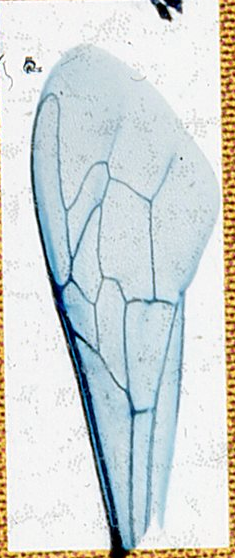
#> input picture src/dist/gui/save/1.png, 235 x 558 px; its folder holds only this picture in this run
$ python -i wing_extraction.py   (imports and definitions only)
#> lines starting #> are read from the running program, lines starting #| are printed output that depends on the picture; after the words box and inside, x2 and y2 are one past the last pixel; in counts of white or black regions, pixels touching at a corner belong together
import os
import numpy as np
import skimage as sk
import skimage.io as skio
import cv2
from skimage.draw import line
import skimage.filters as skf
import skimage.color as skc
import matplotlib.pyplot as plt
from time import time
import skimage.morphology as morpho
from skimage.transform import hough_line, hough_line_peaks, rotate
import shutil

"""
La fonction wing_extraction prends en paramètre une image avec les ailes d'abeilles et renvoie le nombre d'image d'aile
d'abeilles extraites, elle enregistre également les images extraites sous le nom "idx.png" avec idx un entier allant de
1 au Nombre total d'images détectées.
"""

def wing_extraction(filename): # Avec l'extension

#> called with filename = 'save/1.png'
    nom_fichier = filename

    image = skio.imread(nom_fichier)
#> image is the input picture: shape (558, 235, 3); mean R, G, B 208.6, 214.9, 213.7
    size = image[:,:,0].shape
#> size = (558, 235)

    image = cv2.cvtColor(image, cv2.COLOR_BGR2GRAY)
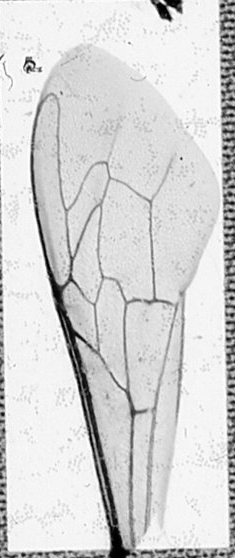
#> image: shape (558, 235); min 0, max 255, mean 213.8

    # Pour obtenir les meilleurs résultats sur le seuillage on commence par flouter l'image pour diminuer le bruit autrement,
    # le seuillage considérerait les moindres points foncés issus du bruit sur les zones claires et inversement. C'est
    # le bruit sel & poivre que l'on veut réduire.


    image = skio.imread(nom_fichier)
    image = cv2.cvtColor(image, cv2.COLOR_BGR2GRAY)

    med = cv2.medianBlur(image,15)
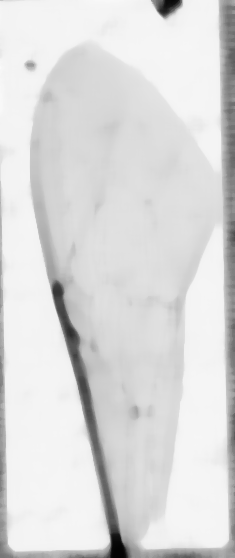
#> med: shape (558, 235); min 2, max 250, mean 219.5
    haus = cv2.bilateralFilter(med, 20, 50, 50) # Blurry the image

    # Le seuillage donnant les meilleurs résultats est le seuillage d'Otsu, on l'effectue alors.

    seu, th = cv2.threshold(haus,0,255,cv2.THRESH_BINARY+cv2.THRESH_OTSU)
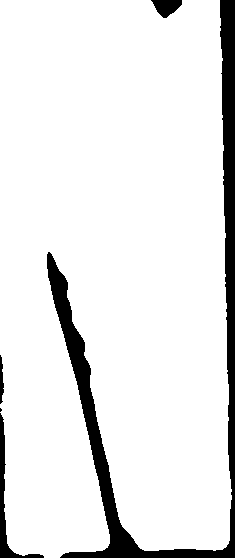
#> th: shape (558, 235); 90.7% white; 5 black regions (1 under 20 px), largest, box (x1, y1, x2, y2) and area: (47, 0, 235, 558) 10779, (0, 413, 44, 558) 900, (151, 0, 182, 18) 360, (0, 355, 4, 404) 133
#> seu = 183


    # Ensuite, on veut uniquement les rectangles donc on réalise un opening pour supprimer les artefacts sur l'image.
    # On le fait deux fois, pour supprimer le plus d'artefacts possible.

    th2 = th.copy()
    kernel = cv2.getStructuringElement(cv2.MORPH_RECT,(17,17))
    opening = cv2.morphologyEx(th2, cv2.MORPH_CLOSE, kernel)
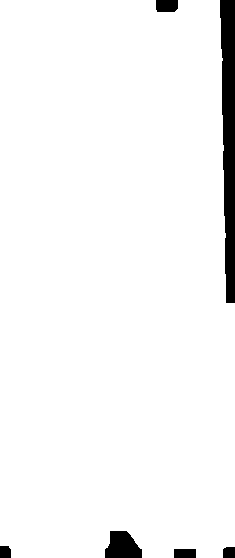
#> opening: shape (558, 235); 96.2% white; 6 black regions, box (x1, y1, x2, y2) and area: (220, 0, 235, 303) 3555, (105, 531, 142, 558) 770, (156, 0, 178, 12) 256, (174, 549, 196, 558) 198, (223, 547, 235, 558) 128, (0, 546, 11, 558) 127

    opening2 = cv2.morphologyEx(opening, cv2.MORPH_CLOSE, kernel) # Il est écrit "close" car cela dépend si l'image est
    # blanche sur fond noir ou noir sur fond blanche mais l'opération est la même.

    # L'opération d'opening réduit l'épaisseur des bords des rectangles donc on va les élargir avec une


    kernel = cv2.getStructuringElement(cv2.MORPH_RECT,(10,10))
    final2 = cv2.erode(opening2,kernel,iterations = 4)
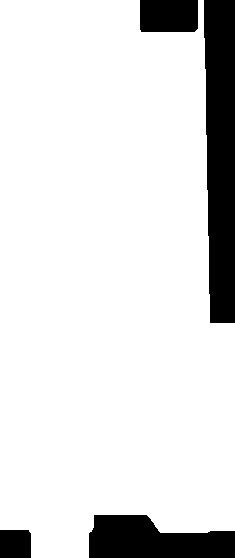
#> final2: shape (558, 235); 87.4% white; 4 black regions, box (x1, y1, x2, y2) and area: (204, 0, 235, 323) 9037, (89, 515, 235, 558) 4787, (140, 0, 198, 32) 1848, (0, 530, 31, 558) 863
    final3 = cv2.dilate(final2,kernel,iterations = 4)
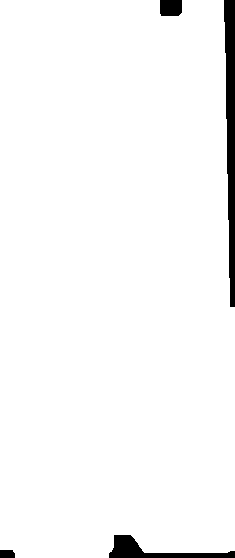
#> final3: shape (558, 235); 97% white; 4 black regions

    # A partir de la on va commencer la détection des rectangles, on ouvre l'image initiale pour ensuite
    # découper les rectangles par dessus.
    image = skio.imread(nom_fichier)

    # A l'aide d'openCV on détecte automatiquement les positions des contours. contours est une liste
    contours =cv2.findContours(final3,cv2.RETR_EXTERNAL,cv2.CHAIN_APPROX_NONE)[0]
#> contours = 1 contour; box (x1, y1, x2, y2) and area: (0, 0, 235, 558) 126384

    # Ensuite on boucle sur les contours puis on stock ceux étant des rectangles dans la liste cntrRect.
    cntrRect = []
    idx = 0
    print(os.getcwd())
    # verification pour le stockage des fichiers
    if os.path.isdir("./save"):
        shutil.rmtree("./save")
        print("Fichier supprimé")

    os.mkdir("./save")
    os.chdir("./save")

    for i in contours:
            epsilon = 0.05*cv2.arcLength(i,True) # Cette fonction calcul le périmètre du contour i, puisque l'on veut
            # un contour fermé, on ajoute le paramètre True.
            # Then this perimeter is used to calculate the epsilon value for cv2.approxPolyDP() function with a
            # precision factor for approximating the rectangle.

            approx = cv2.approxPolyDP(i,epsilon,True) # Le périmetre précédemment calculé permet alors d'estimer
            # le rectangle le plus proche de ce dernier
            if len(approx) == 4: # on vérifie que le polygone à 4 cotés
                cv2.drawContours(image,cntrRect,-1,(0,255,0),2)
                cntrRect.append(approx)
                x, y, w, h = cv2.boundingRect(i)
                if w > 400 or h > 600 or w < 100 or h < 100 : # On connait les tailles approximatives de chaque rectangle
                    # donc on supprime ceux trop éloignés.
                    continue
                roi = image[y:y + h, x:x + w]
                idx += 1
                cv2.imwrite(str(os.getcwd()) + '/' + str(idx) + '.png', roi)
#> this loop made 1 pass
#> (epsilon, approx, x, y, w, h, idx) on pass 1: (81.42, [[0, 0], [0, 549], [234, 550], [223, 0]], 0, 0, 235, 558, 1)
#> after the loop, cntrRect = [[[0, 0], [0, 549], [234, 550], [223, 0]]]; idx = 1

    os.chdir("../")
    return idx


# Fonction pour extraire les chemins de tous les fichiers dans un répértoire avec leur chemin complet.
def extract_file_paths(directory):
    # Liste les fichiers dans le répertoire
    files = os.listdir(directory)

    # Extrait le chemin entier
    file_paths = [os.path.join(directory, file) for file in files if file != '.DS_Store' and os.path.isfile(os.path.join(directory, file))]

    return file_paths

>>> result = wing_extraction('save/1.png')
#> result = 1

$ run again, on src/dist/gui/save/10.png
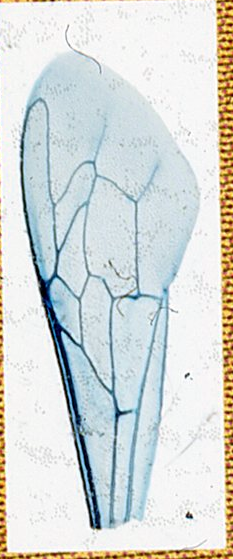
#> input picture src/dist/gui/save/10.png, 233 x 559 px
#> in wing_extraction, image is the input picture: shape (559, 233, 3); mean R, G, B 214.6, 219.1, 216.8
#> image: shape (559, 233)
#> in wing_extraction, `seu, th = cv2.threshold(haus,0,255,cv2.THRESH_BINARY+cv2.THRESH_OTSU)`:
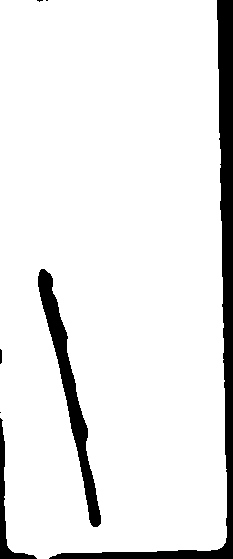
#> th: shape (559, 233); 91.3% white; 7 black regions (3 under 20 px), largest, box (x1, y1, x2, y2) and area: (49, 0, 233, 559) 7220, (38, 269, 101, 527) 3224, (0, 418, 37, 559) 868, (0, 349, 2, 364) 28
#> seu = 190
#> opening: shape (559, 233); 96% white; 4 black regions, box (x1, y1, x2, y2) and area: (217, 0, 233, 380) 4612, (211, 544, 233, 559) 265, (178, 550, 197, 559) 171, (0, 548, 11, 559) 118
#> final2: shape (559, 233); 89.2% white; 3 black regions, box (x1, y1, x2, y2) and area: (201, 0, 233, 400) 11332, (162, 528, 233, 559) 1938, (0, 532, 31, 559) 834
#> in wing_extraction, `final3 = cv2.dilate(final2,kernel,iterations = 4)`:
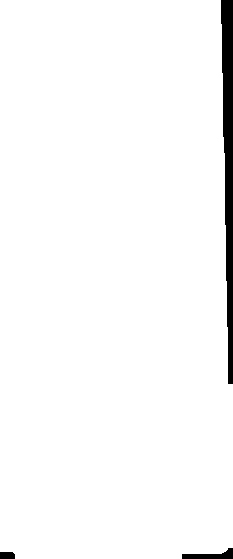
#> final3: shape (559, 233); 97.3% white; 3 black regions
#> contours = 1 contour; box (x1, y1, x2, y2) and area: (0, 0, 233, 559) 125924
#> the loop in wing_extraction, `for i in contours:` made 1 pass
#> (epsilon, approx, x, y, w, h, idx) on pass 1: (78.5, [[0, 0], [0, 551], [221, 553], [220, 0]], 0, 0, 233, 559, 1)
#> after the loop in wing_extraction, `for i in contours:`: cntrRect = [[[0, 0], [0, 551], [221, 553], [220, 0]]]; idx = 1

$ run again, on src/dist/gui/save/12.png
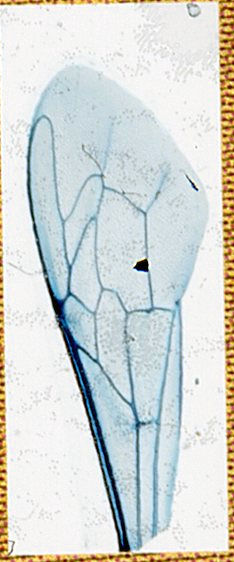
#> input picture src/dist/gui/save/12.png, 234 x 562 px
#> in wing_extraction, image is the input picture: shape (562, 234, 3); mean R, G, B 213.3, 217.3, 214.3
#> image: shape (562, 234)
#> in wing_extraction, `seu, th = cv2.threshold(haus,0,255,cv2.THRESH_BINARY+cv2.THRESH_OTSU)`:
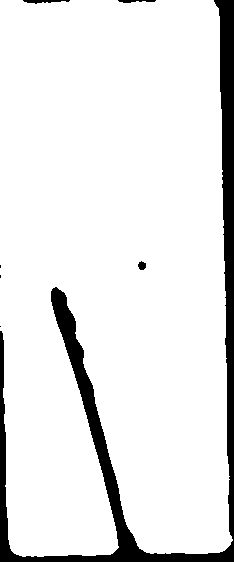
#> th: shape (562, 234); 90.7% white; 7 black regions (3 under 20 px), largest, box (x1, y1, x2, y2) and area: (0, 0, 234, 562) 11927, (23, 0, 70, 4) 109, (118, 0, 156, 3) 75, (138, 261, 146, 270) 54
#> seu = 188
#> opening: shape (562, 234); 96.5% white; 4 black regions, box (x1, y1, x2, y2) and area: (219, 0, 234, 291) 3487, (113, 541, 150, 562) 593, (208, 550, 234, 562) 268, (0, 540, 14, 562) 258
#> final2: shape (562, 234); 89.6% white; 4 black regions, box (x1, y1, x2, y2) and area: (203, 0, 234, 311) 8763, (97, 525, 170, 562) 2517, (0, 524, 34, 562) 1242, (192, 534, 234, 562) 1132
#> in wing_extraction, `final3 = cv2.dilate(final2,kernel,iterations = 4)`:
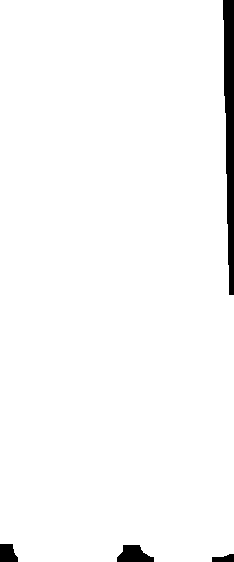
#> final3: shape (562, 234); 97.6% white; 4 black regions
#> contours = 1 contour; box (x1, y1, x2, y2) and area: (0, 0, 234, 562) 127494
#> the loop in wing_extraction, `for i in contours:` made 1 pass
#> (epsilon, approx, x, y, w, h, idx) on pass 1: (80.13, [[0, 0], [0, 543], [233, 553], [222, 0]], 0, 0, 234, 562, 1)
#> after the loop in wing_extraction, `for i in contours:`: cntrRect = [[[0, 0], [0, 543], [233, 553], [222, 0]]]; idx = 1
